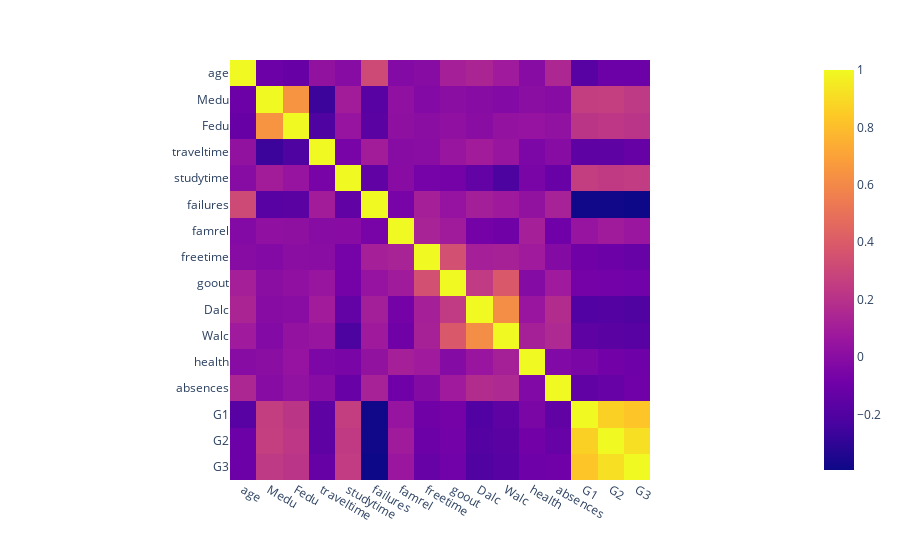

Here is the notebook cell this chart was saved with:
### Code cell
px.imshow(mat_df.corr(numeric_only=True))
px.imshow(por_df.corr(numeric_only=True))

### Figure 1 — Plotly figure (JSON) as saved in the notebook; plotly's stock layout.template omitted (floating-point values rounded to 4 significant figures; data arrays with more than 128 entries replaced by an {"elided": "..."} marker saying what was removed)
{"data": [{"coloraxis": "coloraxis", "hovertemplate": "x: %{x}<br>y: %{y}<br>color: %{z}<extra></extra>", "name": "0", "type": "heatmap", "x": ["age", "Medu", "Fedu", "traveltime", "studytime", "failures", "famrel", "freetime", "goout", "Dalc", "Walc", "health", "absences", "G1", "G2", "G3"], "xaxis": "x", "y": ["age", "Medu", "Fedu", "traveltime", "studytime", "failures", "famrel", "freetime", "goout", "Dalc", "Walc", "health", "absences", "G1", "G2", "G3"], "yaxis": "y", "z": {"elided": "16x16 float values"}}], "layout": {"coloraxis": {"colorscale": [[0, "#0d0887"], [0.1111, "#46039f"], [0.2222, "#7201a8"], [0.3333, "#9c179e"], [0.4444, "#bd3786"], [0.5556, "#d8576b"], [0.6667, "#ed7953"], [0.7778, "#fb9f3a"], [0.8889, "#fdca26"], [1, "#f0f921"]]}, "margin": {"t": 60}, "xaxis": {"anchor": "y", "constrain": "domain", "domain": [0, 1], "scaleanchor": "y"}, "yaxis": {"anchor": "x", "autorange": "reversed", "constrain": "domain", "domain": [0, 1]}}}
